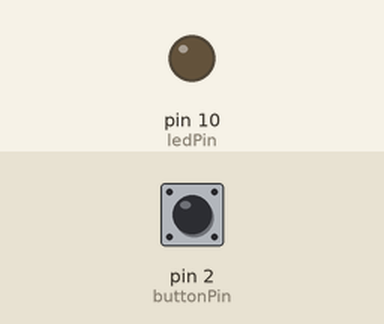
Simulated run of this sketch. Board: Arduino Uno, built with avr-gcc and run on an emulated ATmega328P. Shown: output pins drawn as LEDs (lit = HIGH). The test bench sets the inputs (shaded band); at power-on: pin 2 (buttonPin) LOW.

Above: at 1.2 s.
1.3 s: pin 2 (buttonPin) pulsed HIGH 5 times (0.12 s each, 0.3 s apart)
At 3.2 s:
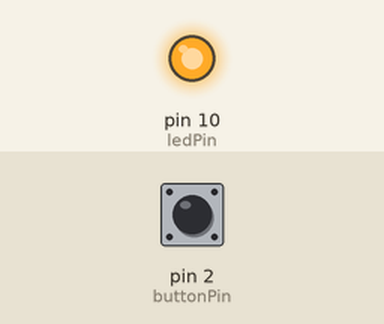
Timing chart, 0 to 4.7 s (numbered marks = the images above; inputs shaded):
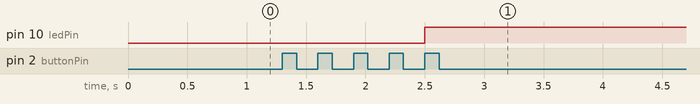

The sketch:

TurnLED_5PushButton.ino
```cpp
const int buttonPin = 2;
const int ledPin = 10;
int ledState = LOW;
bool buttonState = LOW;

int pressed = 0;

void setup() {
  pinMode(ledPin, OUTPUT);
  pinMode(buttonPin, INPUT);
}

void loop() {
  if (digitalRead(buttonPin)== HIGH && buttonState == LOW)
  {
    pressed++;
    buttonState = HIGH;
  }
  else if (digitalRead(buttonPin)== LOW && buttonState == HIGH)
  {
    buttonState = LOW;
  }
  if (pressed == 5)
  {
    digitalWrite(ledPin,HIGH);
  }
}

bool debounceButton(bool state)
{
  bool stateNow = digitalRead(buttonPin);
  if (state != stateNow)
  {
    delay(20);
    stateNow = digitalRead(buttonPin);
  }
  return stateNow;
}
```

Measured:
- after the input at 1.3 s, pin 10 (ledPin): LOW → HIGH after 1.2 s
